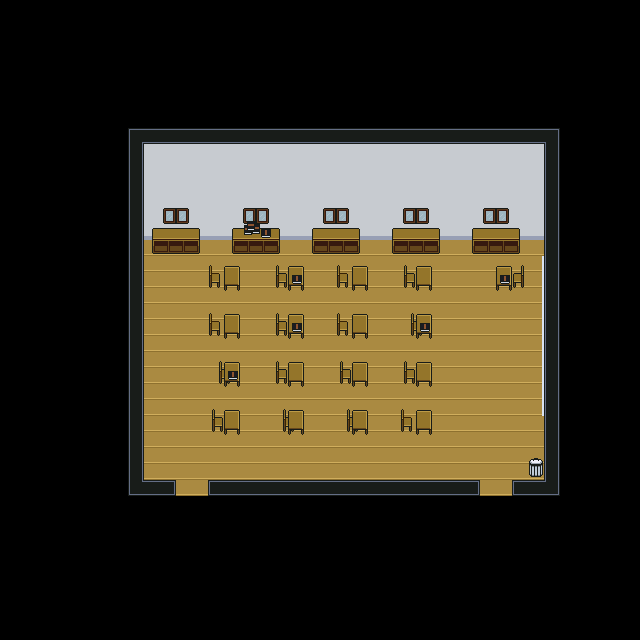

This is a level from a 2D game, rendered from its Tiled map with the project's own tilesets. A one-line summary and the map file follow, with tile-layer data summarised:
An orthogonal 40x40 tile map with 16x16 px tiles, 4 tile layers (Tile Layer 1, Tile Layer 3, Tile Layer 2, Tile Layer 4), 2 tilesets and 25 objects.

<map version="1.5" tiledversion="1.7.2" orientation="orthogonal" renderorder="right-down" width="40" height="40" tilewidth="16" tileheight="16" infinite="0" nextlayerid="6" nextobjectid="26">
 <tileset firstgid="1" source="kelas dan perpus.tsx" />
 <tileset firstgid="181" source="aset lorong.tsx" />
 <layer id="1" name="Tile Layer 1" width="40" height="40">
  <data>[1600 cells, 621 non-empty, 9 distinct tile ids]</data>
 </layer>
 <layer id="3" name="Tile Layer 3" width="40" height="40">
  <data>[1600 cells, 52 non-empty, 12 distinct tile ids]</data>
 </layer>
 <layer id="2" name="Tile Layer 2" width="40" height="40">
  <data>[1600 cells, 103 non-empty, 18 distinct tile ids]</data>
 </layer>
 <layer id="4" name="Tile Layer 4" width="40" height="40">
  <data>[1600 cells, 9 non-empty, 5 distinct tile ids]</data>
 </layer>
 <objectgroup id="5" name="colider">
  <object id="1" x="199.875" y="254">
   <polygon points="0.125,0.625 -48,0.5 -48,-26.625 0.25,-26.25" />
  </object>
  <object id="2" x="280" y="254.625">
   <polygon points="0.125,0.625 -48,0.5 -48,-26.625 0.25,-26.25" />
  </object>
  <object id="3" x="360.125" y="254.25">
   <polygon points="0.125,0.625 -48,0.5 -48,-26.625 0.25,-26.25" />
  </object>
  <object id="4" x="440" y="254.5">
   <polygon points="0.125,0.625 -48,0.5 -48,-26.625 0.25,-26.25" />
  </object>
  <object id="5" x="520" y="254.125">
   <polygon points="0.125,0.625 -48,0.5 -48,-26.625 0.25,-26.25" />
  </object>
  <object id="6" x="415.875" y="290.75">
   <polygon points="0,0 16.125,0 16,-24.75 -0.25,-24.875 -0.5,-17.75 -11.75,-17.875 -11.625,-3 -0.25,-2.75" />
  </object>
  <object id="7" x="287.875" y="290.875">
   <polygon points="0,0 16.125,0 16,-24.75 -0.25,-24.875 -0.5,-17.75 -11.75,-17.875 -11.625,-3 -0.25,-2.75" />
  </object>
  <object id="8" x="288.125" y="339">
   <polygon points="0,0 16.125,0 16,-24.75 -0.25,-24.875 -0.5,-17.75 -11.75,-17.875 -11.625,-3 -0.25,-2.75" />
  </object>
  <object id="9" x="223.625" y="435">
   <polygon points="0,0 16.125,0 16,-24.75 -0.25,-24.875 -0.5,-17.75 -11.75,-17.875 -11.625,-3 -0.25,-2.75" />
  </object>
  <object id="10" x="287.625" y="386.625">
   <polygon points="0,0 16.125,0 16,-24.75 -0.25,-24.875 -0.5,-17.75 -11.75,-17.875 -11.625,-3 -0.25,-2.75" />
  </object>
  <object id="11" x="415.875" y="387">
   <polygon points="0,0 16.125,0 16,-24.75 -0.25,-24.875 -0.5,-17.75 -11.75,-17.875 -11.625,-3 -0.25,-2.75" />
  </object>
  <object id="12" x="351.875" y="386.75">
   <polygon points="0,0 16.125,0 16,-24.75 -0.25,-24.875 -0.5,-17.75 -11.75,-17.875 -11.625,-3 -0.25,-2.75" />
  </object>
  <object id="13" x="224.375" y="339">
   <polygon points="-0.5,0.25 16.125,0 16,-24.75 -0.25,-24.875 -0.5,-17.75 -15.375,-18 -15.625,-3.125 -0.625,-3" />
  </object>
  <object id="14" x="224.375" y="291.125">
   <polygon points="-0.5,0.25 16.125,0 16,-24.75 -0.25,-24.875 -0.5,-17.75 -15.375,-18 -15.625,-3.125 -0.625,-3" />
  </object>
  <object id="15" x="352.25" y="339.25">
   <polygon points="-0.5,0.25 16.125,0 16,-24.75 -0.25,-24.875 -0.5,-17.75 -15.375,-18 -15.625,-3.125 -0.625,-3" />
  </object>
  <object id="16" x="352.375" y="290.875">
   <polygon points="-0.5,0.25 16.125,0 16,-24.75 -0.25,-24.875 -0.5,-17.75 -15.375,-18 -15.625,-3.125 -0.625,-3" />
  </object>
  <object id="17" x="415.625" y="338.875">
   <polygon points="0,0 16.125,0 16,-24.75 -0.25,-24.875 -0.5,-17.75 -4.875,-17.5 -4.875,-3.25 -0.25,-2.75" />
  </object>
  <object id="18" x="351.75" y="434.875">
   <polygon points="0,0 16.125,0 16,-24.75 -0.25,-24.875 -0.5,-17.75 -4.875,-17.5 -4.875,-3.25 -0.25,-2.75" />
  </object>
  <object id="19" x="288.125" y="435.125">
   <polygon points="0,0 16.125,0 16,-24.75 -0.25,-24.875 -0.5,-17.75 -4.875,-17.5 -4.875,-3.25 -0.25,-2.75" />
  </object>
  <object id="20" x="416.375" y="434.75">
   <polygon points="-0.5,0.25 16.125,0 16,-24.75 -0.25,-24.875 -0.5,-17.75 -15.375,-18 -15.625,-3.125 -0.625,-3" />
  </object>
  <object id="21" x="223.875" y="386.875">
   <polygon points="0,0 16.125,0 16,-24.75 -0.25,-24.875 -0.5,-17.75 -4.875,-17.5 -4.875,-3.25 -0.25,-2.75" />
  </object>
  <object id="22" x="512.25" y="265.875" rotation="180">
   <polygon points="0,-24.875 16.125,-24.875 16,-0.125 -0.25,0 -0.5,-7.125 -11.75,-7 -11.625,-21.875 -0.25,-22.125" />
  </object>
  <object id="23" x="480" y="496">
   <polygon points="0,0 -272,0 -272,-16 0,-16" />
  </object>
  <object id="24" x="176" y="480">
   <polygon points="0,0 0,16 -48,16 -48,-352 384,-352 384,16 336,16 336,0 368,0 368,-240 -32,-240 -32,0" />
  </object>
  <object id="25" x="528.909" y="474.909">
   <polygon points="0,0 1.81818,1.90909 12,2.18182 13.9091,0 14,-13.8182 12,-16.0909 9.18182,-17.2727 5.09091,-17.2727 2,-16.2727 0,-14.1818" />
  </object>
 </objectgroup>
</map>
